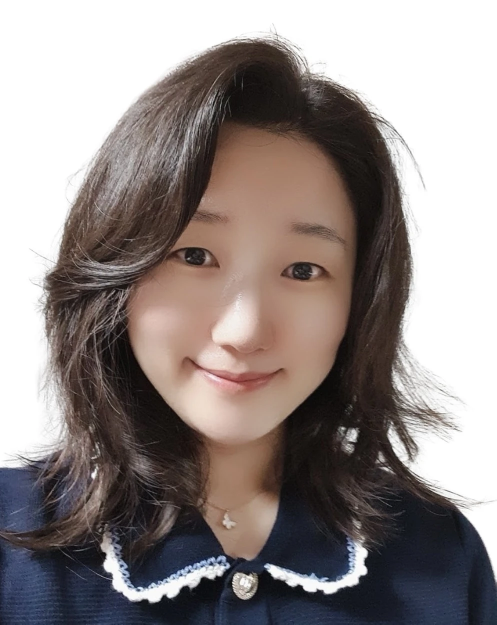
#> input picture b2x-thumbnail/assets/ceo_source.webp, 993 x 1249 px, given in place of assets, which was not available (shown at 1/2 size)
$ python make_video.py out.png ../b2x-thumbnail/assets
#> lines starting #> are read from the running program, lines starting #| are printed output that depends on the picture; pictures that were not available may be replaced by others from this repository, and a replacement may not be noted
# Photo slideshow -> ~10s MP4 with slow zoom, crossfades, optional music.
# Requires: pip install pillow imageio-ffmpeg
# Usage: python3 make_video.py [--size 1920x1080|1080x1920] [--music bgm.wav] out.mp4 img1[@anchor] img2 ...
#   anchor: "0.2" = vertical crop anchor, "x0.7" = horizontal crop anchor (forces fill), "fit" = never crop (blur fill)
import sys, subprocess, argparse, imageio_ffmpeg
from PIL import Image, ImageOps, ImageFilter
ap = argparse.ArgumentParser(); ap.add_argument('--size', default='1920x1080'); ap.add_argument('--music')
ap.add_argument('--seconds', type=float, default=10.0); ap.add_argument('out'); ap.add_argument('imgs', nargs='+')
a = ap.parse_args()
W, H = map(int, a.size.split('x')); FPS, TOTAL, XF = 30, a.seconds, 0.3
n = len(a.imgs); seg = (TOTAL+XF*(n-1))/n; prep = []
for i, spec in enumerate(a.imgs):
    p, _, anc = spec.partition('@'); cx, cy, fit = 0.5, 0.5, anc == 'fit'
    if anc.startswith('x'): cx = float(anc[1:])
    elif anc and not fit: cy = float(anc)
    im = ImageOps.exif_transpose(Image.open(p)).convert('RGB')
#> im is the input picture: PIL image 993x1249 RGB; mean R, G, B 146.4, 137.7, 135.7
    r = (im.width/im.height)/(W/H)
#> r = 0.447
    if not fit and (0.73 <= r <= 1.4 or anc.startswith('x')):   # close to target shape (or x anchor given): fill
        canvas = ImageOps.fit(im, (W, H), Image.LANCZOS, centering=(cx, cy))
    else:                               # very different shape: whole photo on blurred fill
        canvas = ImageOps.fit(im, (W, H)).filter(ImageFilter.GaussianBlur(40))
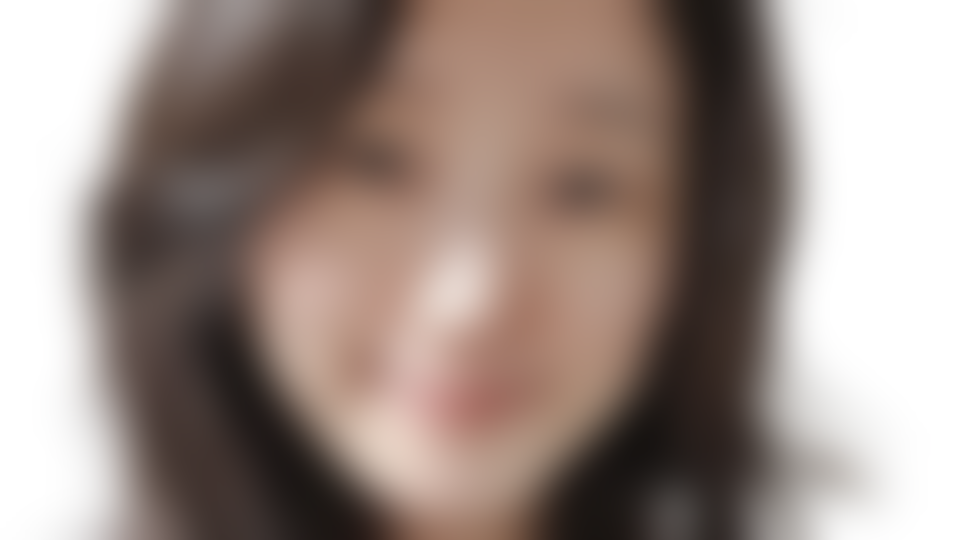
#> canvas: PIL image 1920x1080 RGB (shown at 1/2 size); mean R, G, B 157.2, 141.8, 134.9
        s = min(W/im.width, H/im.height); fg = im.resize((round(im.width*s), round(im.height*s)), Image.LANCZOS)
#> after `s = min(W / im.width, H / im.height)`: s = 0.865
#> after `fg = im.resize((round(im.width * s), round(im.height * s)), Image.LANC`:
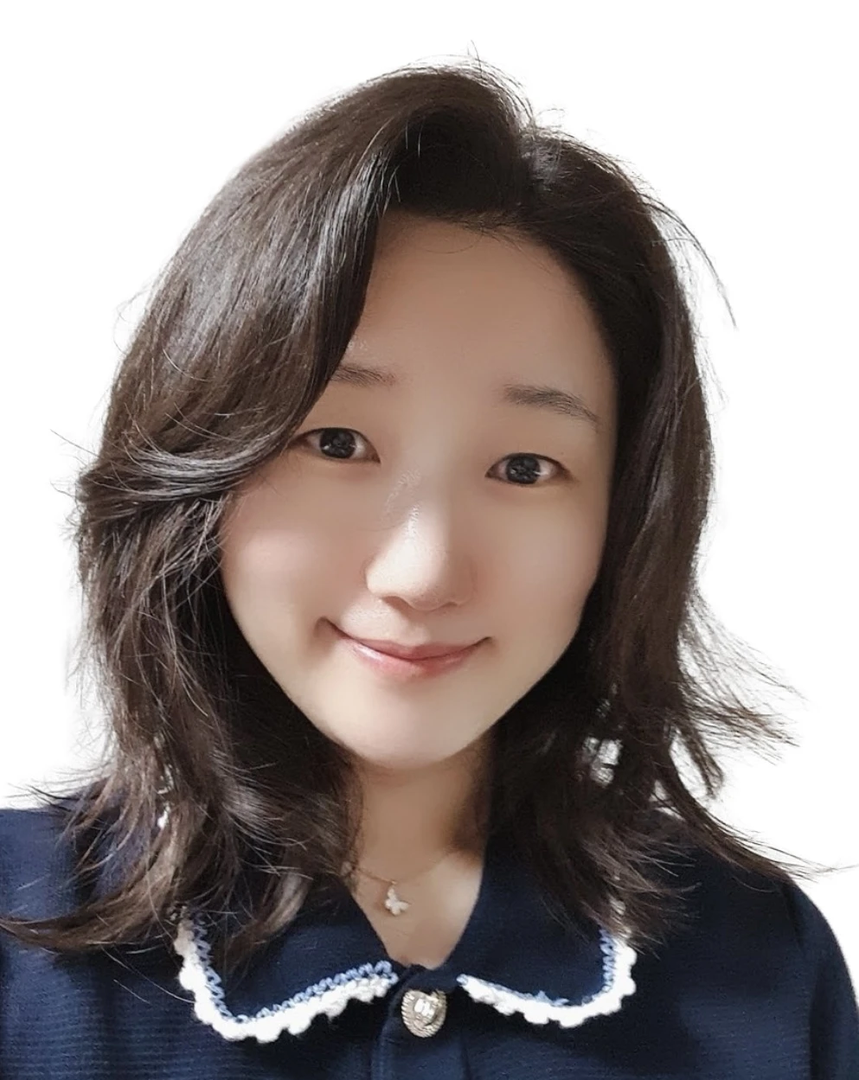
#> fg: PIL image 859x1080 RGB; mean R, G, B 146.4, 137.7, 135.7
        canvas.paste(fg, ((W-fg.width)//2, (H-fg.height)//2))
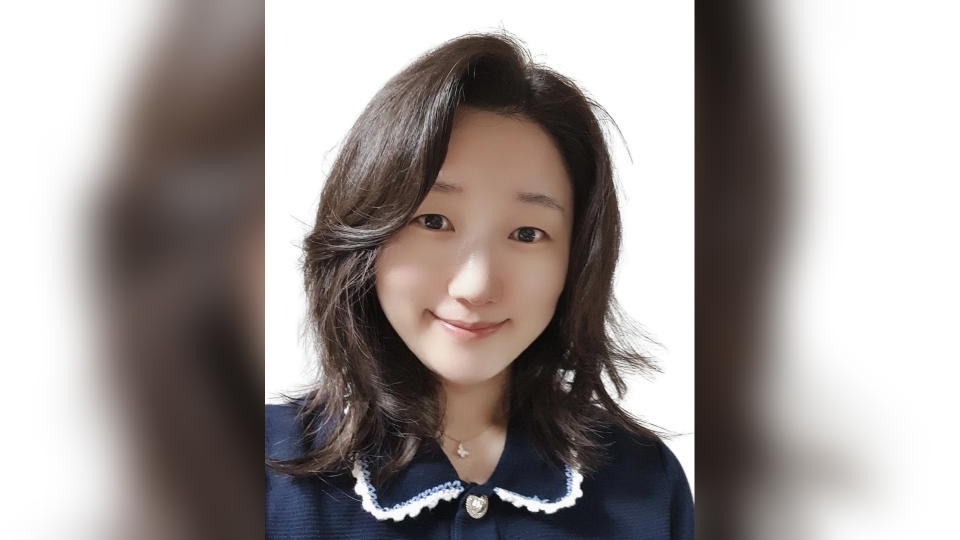
#> canvas: PIL image 1920x1080 RGB (shown at 1/2 size); mean R, G, B 160.4, 153.3, 151.1
    q = f'{a.out}.prep_{i}.png'; canvas.save(q); prep.append(q)
#> (the run stopped early here; a loop or call above may not have finished)
